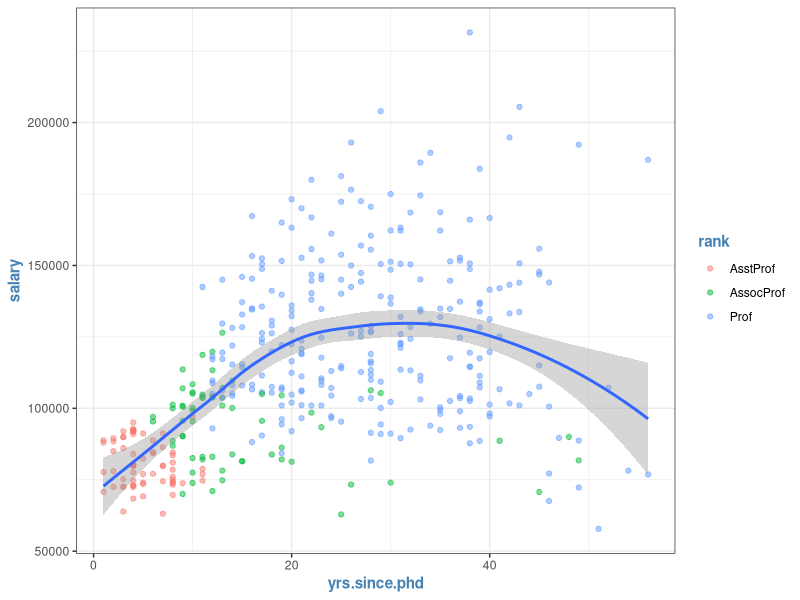
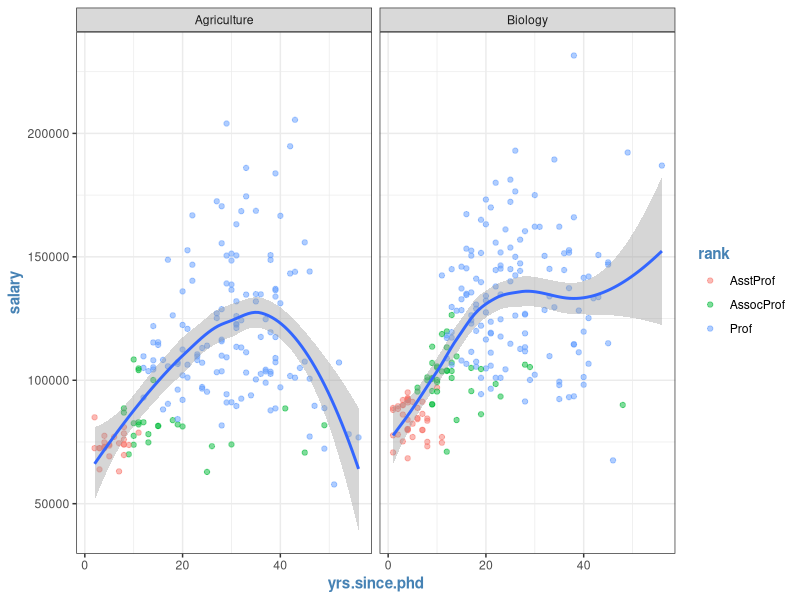
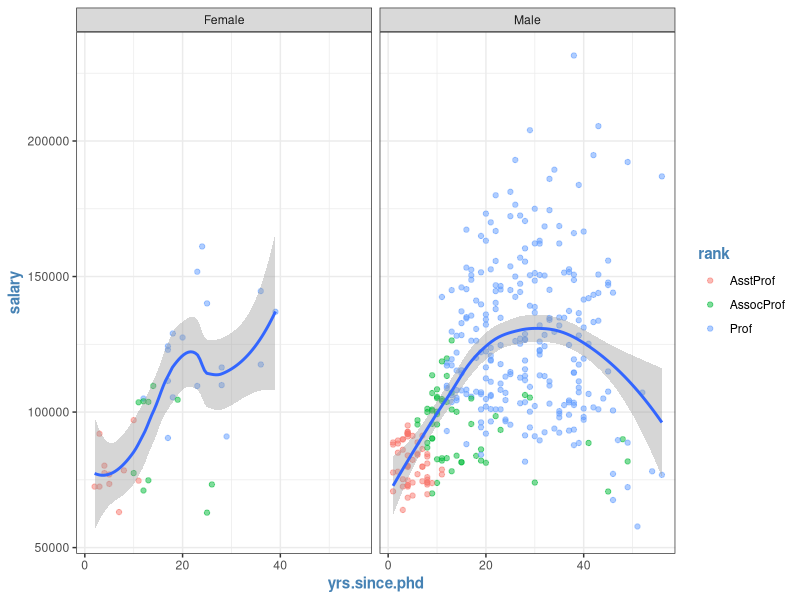
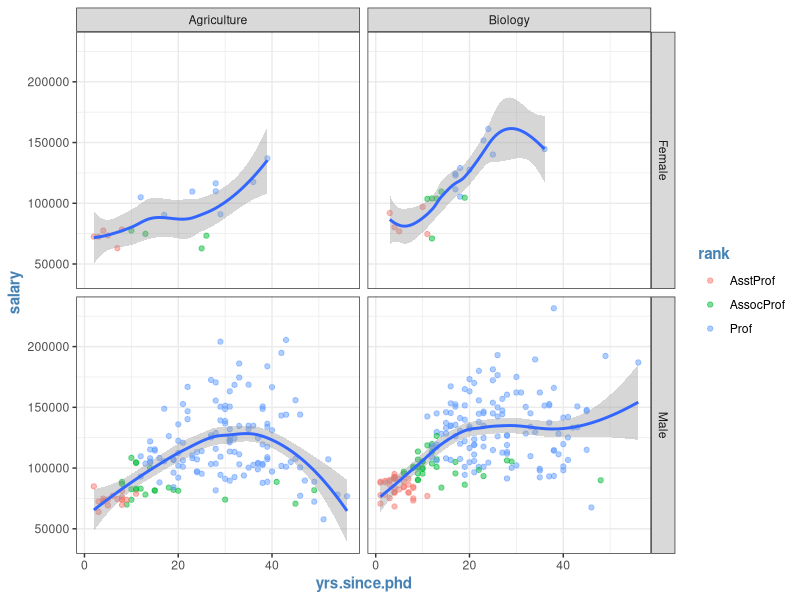
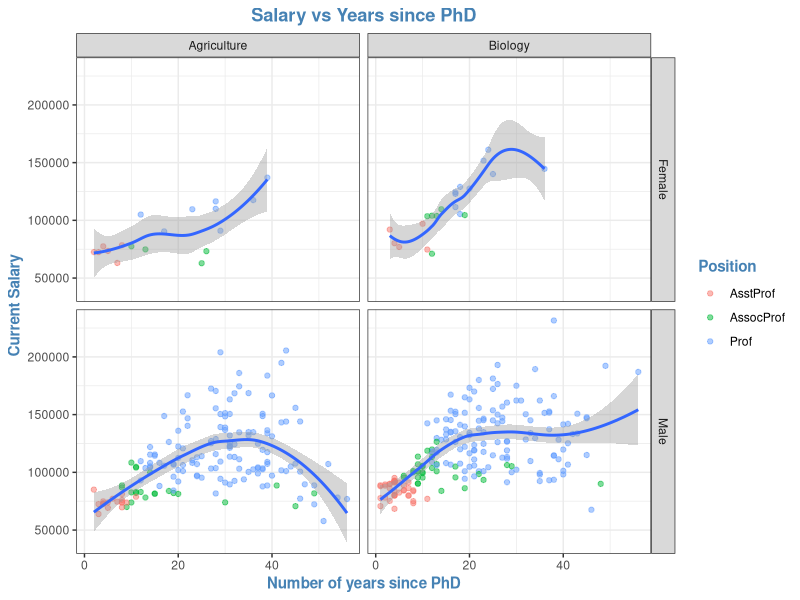

The R script that drew these images, in order:

# faceting in 2 directions: both horizontally and vertically

library(tidyverse)
library(car)
library(forcats)

glimpse(Salaries)
names(Salaries)

class(Salaries$discipline)

Salaries %>% 
  mutate(discipline = factor(discipline, levels = c("A", "B"),
                             labels = c("Agriculture", "Biology"))) %>% 
  View()
# Or,
Salaries %>% 
  mutate(discipline = fct_recode(discipline,
                                 "Agriculture" = "A", "Biology" = "B")) %>% 
  View()


################################################################################
theme_set(theme_bw() +
            theme(title = element_text(colour = "steelblue", face = "bold")))
################################################################################


Salaries %>% 
  mutate(discipline = factor(discipline, levels = c("A", "B"),
                             labels = c("Agriculture", "Biology"))) %>% 
  ggplot(aes(yrs.since.phd, salary)) +
  geom_point(aes(color = rank), alpha = 0.5) +
  geom_smooth()

Salaries %>% 
  mutate(discipline = factor(discipline, levels = c("A", "B"),
                             labels = c("Agriculture", "Biology"))) %>% 
  ggplot(aes(yrs.since.phd, salary)) +
  geom_point(aes(color = rank), alpha = 0.5) +
  geom_smooth() +
  facet_grid(~discipline)

Salaries %>% 
  mutate(discipline = factor(discipline, levels = c("A", "B"),
                             labels = c("Agriculture", "Biology"))) %>% 
  ggplot(aes(yrs.since.phd, salary)) +
  geom_point(aes(color = rank), alpha = 0.5) +
  geom_smooth() +
  facet_grid(~sex)
  
Salaries %>% 
  mutate(discipline = factor(discipline, levels = c("A", "B"),
                             labels = c("Agriculture", "Biology"))) %>% 
  ggplot(aes(yrs.since.phd, salary)) +
  geom_point(aes(color = rank), alpha = 0.5) +
  geom_smooth() +
  facet_grid(sex~discipline)     # facet_grid(row_variable ~ column_variable)


################################################################################
Salaries %>% 
  mutate(discipline = factor(discipline, levels = c("A", "B"),
                             labels = c("Agriculture", "Biology"))) %>% 
  ggplot(aes(yrs.since.phd, salary)) +
  geom_point(aes(color = rank), alpha = 0.5) +
  geom_smooth() +
  facet_grid(sex~discipline) + 
  # facet_grid(row_variable ~ column_variable)
  labs(title = "Salary vs Years since PhD",
       x = "Number of years since PhD", y = "Current Salary",
       color = "Position") +
  theme(plot.title = element_text(hjust = 0.5))
################################################################################ 
  
 
